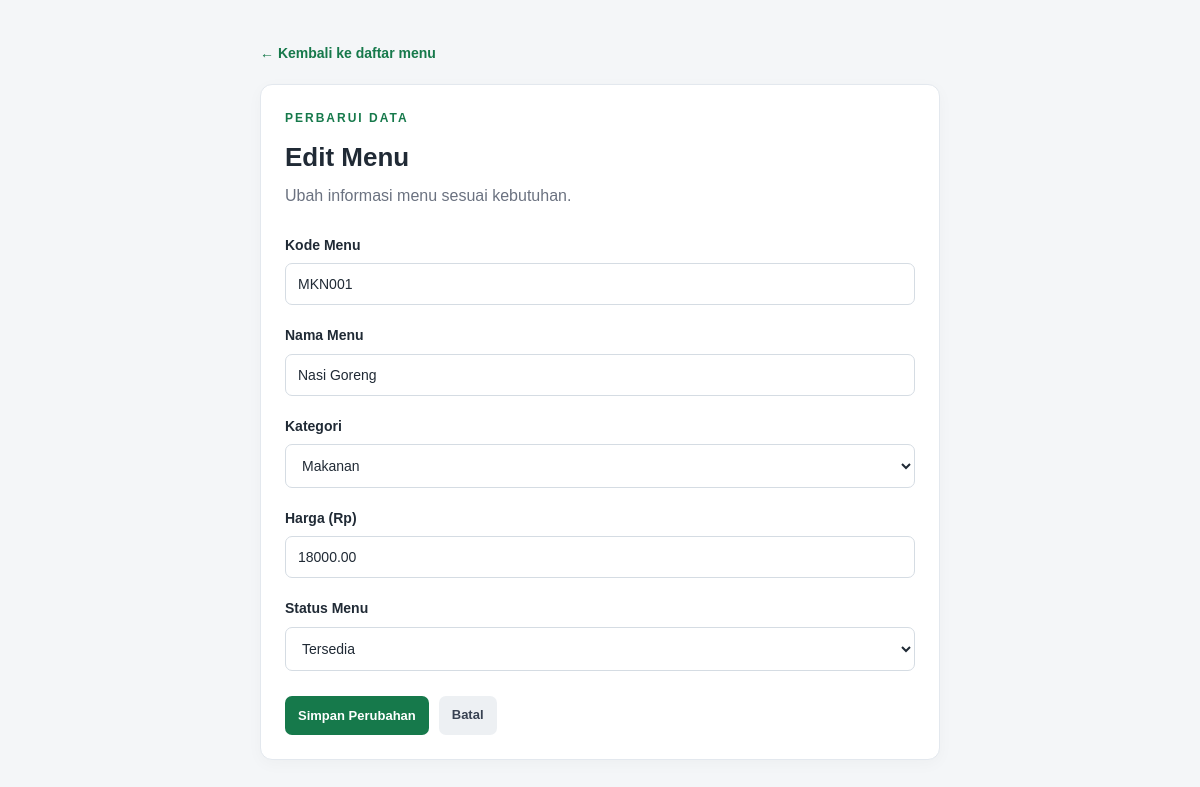
The page /edit.php?id=1 on the database its author committed.
### tables this page shows
CREATE TABLE `memu` (
  `id` int(11) NOT NULL,
  `kode_menu` varchar(20) NOT NULL,
  `nama_menu` varchar(100) NOT NULL,
  `kategori` enum('Makanan','Minuman','Camilan') NOT NULL,
  `harga` decimal(12,2) NOT NULL,
  `status` enum('Tersedia','Habis') NOT NULL DEFAULT 'Tersedia'
);

### edit.php (the view, shortened to what this page needs)
<?php
require_once "koneksi.php";
function e($value) {
    return htmlspecialchars((string)$value, ENT_QUOTES, "UTF-8");
}
$kategoriValid = ["Makanan", "Minuman", "Camilan"];
$statusValid = ["Tersedia", "Habis"];
$id = filter_var(
    $_GET["id"] ?? $_POST["id"] ?? null,
    FILTER_VALIDATE_INT,
    ["options" => ["min_range" => 1]]
);
$stmt = mysqli_prepare($conn, "SELECT * FROM memu WHERE id = ?");
mysqli_stmt_bind_param($stmt, "i", $id);
mysqli_stmt_execute($stmt);
$result = mysqli_stmt_get_result($stmt);
$memu = mysqli_fetch_assoc($result);
$kode_menu = $memu["kode_menu"];
$nama_menu = $memu["nama_menu"];
$kategori = $memu["kategori"];
$harga = $memu["harga"];
$status = $memu["status"];
?>
<!DOCTYPE html>
<html lang="id">
<head>
    <link rel="stylesheet" href="styles.css">
</head>
<body>
<div class="container form-container">
    <a href="index.php" class="back-link">← Kembali ke daftar menu</a>
    <section class="panel form-panel">
        <p class="eyebrow">PERBARUI DATA</p>
        <h1>Edit Menu</h1>
        <p class="subtitle">Ubah informasi menu sesuai kebutuhan.</p>
        <form method="POST" action="edit.php">
            <div class="form-group">
                <label for="kode_menu">Kode Menu</label>
                <input type="text" id="kode_menu" name="kode_menu"
                       maxlength="20" required
                       value="<?= e($kode_menu) ?>">
            </div>
            <div class="form-group">
                <label for="nama_menu">Nama Menu</label>
                <input type="text" id="nama_menu" name="nama_menu"
                       maxlength="100" required
                       value="<?= e($nama_menu) ?>">
            </div>
            <div class="form-group">
                <label for="kategori">Kategori</label>
                <select id="kategori" name="kategori" required>
                    <?php foreach ($kategoriValid as $pilihan): ?>
                        <option value="<?= e($pilihan) ?>"
                            <?= $kategori === $pilihan ? "selected" : "" ?>>
                            <?= e($pilihan) ?>
                        </option>
                    <?php endforeach; ?>
                </select>
            </div>
            <div class="form-group">
                <label for="harga">Harga (Rp)</label>
                <input type="number" id="harga" name="harga"
                       min="0.01" step="0.01" required
                       value="<?= e($harga) ?>">
            </div>
            <div class="form-group">
                <label for="status">Status Menu</label>
                <select id="status" name="status" required>
                    <?php foreach ($statusValid as $pilihan): ?>
                        <option value="<?= e($pilihan) ?>"
                            <?= $status === $pilihan ? "selected" : "" ?>>
                            <?= e($pilihan) ?>
                        </option>
                    <?php endforeach; ?>
                </select>
            </div>
            <div class="form-actions">
                <button type="submit" class="btn btn-primary">
                    Simpan Perubahan
                </button>
                <a href="index.php" class="btn btn-secondary">Batal</a>
            </div>
        </form>
    </section>
</div>
</body>
</html>

### styles.css (style rules this page uses)
* { box-sizing: border-box; }
:root { --background: #f4f6f8; --surface: #ffffff; --text: #202a35; --muted: #6b7280; --border: #e3e8ee; --primary: #16794b; --primary-hover: #11633c; --danger: #c93636; }
body { margin: 0; font-family: Arial, Helvetica, sans-serif; background: var(--background); color: var(--text); line-height: 1.6; }
.container { width: min(1200px, 94%); margin: 40px auto; }
h1, h2, p { margin-top: 0; }
h1 { font-size: 30px; margin-bottom: 5px; }
.eyebrow { color: var(--primary); font-weight: bold; font-size: 12px; letter-spacing: 2px; margin-bottom: 8px; }
.subtitle { color: var(--muted); margin-bottom: 0; }
.panel { background: var(--surface); border: 1px solid var(--border); border-radius: 12px; padding: 24px; box-shadow: 0 4px 16px rgba(0, 0, 0, 0.03); }
.btn { display: inline-flex; justify-content: center; align-items: center; border: none; border-radius: 7px; padding: 9px 13px; font-size: 13px; font-weight: bold; font-family: inherit; text-decoration: none; cursor: pointer; transition: background 0.2s; }
.btn-primary { background: var(--primary); color: white; }
.btn-secondary { background: #edf0f3; color: #374151; }
.form-container { max-width: 680px; }
.back-link { display: inline-block; margin-bottom: 20px; color: var(--primary); text-decoration: none; font-weight: bold; font-size: 14px; }
.form-panel h1 { font-size: 26px; }
.form-panel .subtitle { margin-bottom: 25px; }
.form-group { margin-bottom: 19px; }
.form-group label { display: block; margin-bottom: 7px; font-size: 14px; font-weight: bold; }
.form-group input, .form-group select { display: block; width: 100%; padding: 12px; border: 1px solid #d5dce3; border-radius: 7px; background: #fff; color: var(--text); font-size: 14px; font-family: inherit; outline: none; }
.form-actions { display: flex; gap: 10px; margin-top: 25px; }

### rows shown on the page
memu: kode_menu "MKN001", nama_menu "Nasi Goreng", harga "18000.00"

### other values the page prints
form field kategori "Makanan"
form field status "Tersedia"
